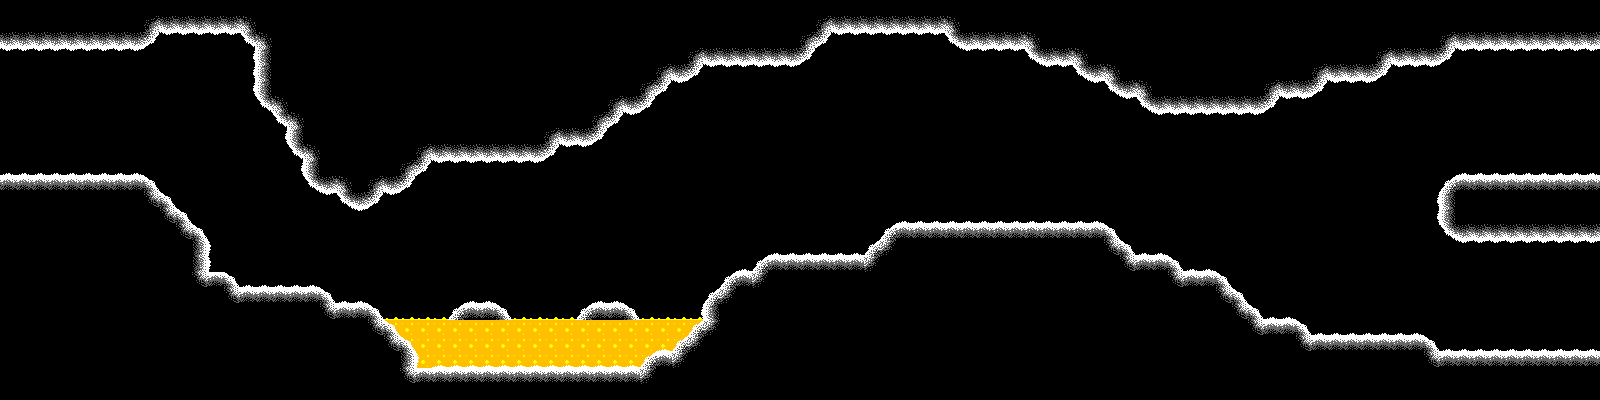

Tiled map render using the project's own tile images. Description and the map definition, with tile-layer contents summarised, below:
An orthogonal 100x25 tile map with 16x16 px tiles, 2 tile layers (Lave, Sol) and 4 objects (2x Bridge, Cave, Slant).

<map version="1.0" orientation="orthogonal" width="100" height="25" tilewidth="16" tileheight="16">
 <properties>
  <property name="" value="" />
 </properties>
 <tileset firstgid="1" name="ash" tilewidth="16" tileheight="16">
  <image source="ash.png" width="128" height="128" />
 </tileset>
 <layer name="Lave" width="100" height="25">
  <data>[2500 cells, 73 non-empty, 2 distinct tile ids]</data>
 </layer>
 <layer name="Sol" width="100" height="25">
  <data>[2500 cells, 1510 non-empty, 27 distinct tile ids]</data>
 </layer>
 <objectgroup name="Calque d'objets 1" width="100" height="25">
  <object type="Bridge" x="448" y="320">
   <polygon points="0,0 16,-16 48,-16 64,0" />
  </object>
  <object type="Bridge" x="576" y="320">
   <polygon points="0,0 16,-16 48,-16 64,0" />
  </object>
  <object type="Cave" x="16" y="-96" />
  <object type="Slant" x="0" y="400">
   <polygon points="0,0 0,-224 144,-224 208,-160 208,-128 224,-128 240,-112 320,-112 336,-96 368,-96 416,-48 416,-32 640,-32 656,-48 672,-48 704,-80 704,-96 736,-128 752,-128 768,-144 864,-144 896,-176 1104,-176 1136,-144 1168,-144 1184,-128 1216,-128 1264,-80 1296,-80 1312,-64 1424,-64 1440,-48 1600,-48 1600,0" />
  </object>
 </objectgroup>
</map>
